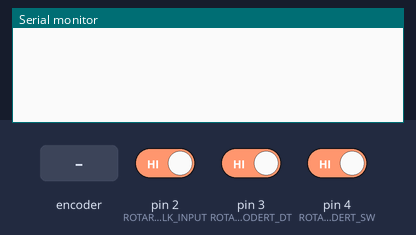
A sketch run on a simulated Arduino Uno, built with avr-gcc and run on an emulated ATmega328P. On the bench: the last lines printed to the serial monitor. The inputs (shaded band) are chosen by the test bench; at power-on: pin 4 (ROTARY_ENCODERT_SW) HIGH, pin 2 (ROTARY_ENCODERT_CLK_INPUT) HIGH, pin 3 (ROTARY_ENCODERT_DT) HIGH.

Above: at 1.2 s.
1.3 s: rotary encoder on pin 2 (ROTARY_ENCODERT_CLK_INPUT) / pin 3 (ROTARY_ENCODERT_DT) turned 1 step (first pin leading)
At 2.3 s:
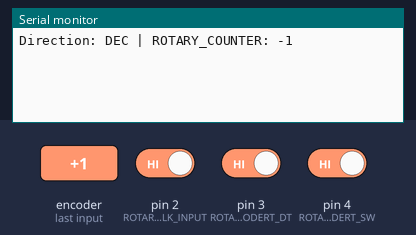
3.0 s: pin 4 (ROTARY_ENCODERT_SW) driven LOW
At 4.2 s:
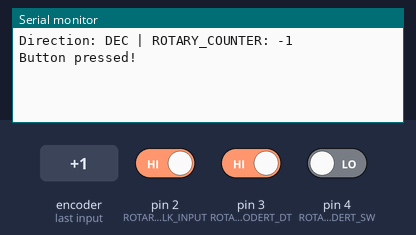
4.5 s: rotary encoder on pin 2 (ROTARY_ENCODERT_CLK_INPUT) / pin 3 (ROTARY_ENCODERT_DT) turned 2 steps (second pin leading)
At 5.8 s:
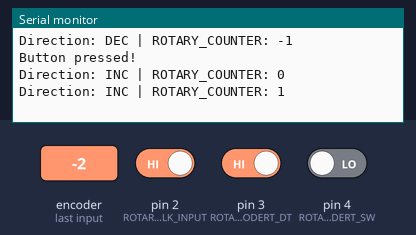

Measured:
- after the input at 1.3 s, the serial monitor: prints a new line after 0.05 s (image 1)
- after the input at 3.0 s, the serial monitor: prints a new line at once (image 2)
- after the input at 4.5 s, the serial monitor: prints a new line after 0.08 s (image 3)

The sketch:

test.ino
```cpp
// Rotary Encoder Inputs
#define ROTARY_ENCODERT_CLK_INPUT 2
#define ROTARY_ENCODERT_DT 3
#define ROTARY_ENCODERT_SW 4

// rotary encoder states
int ROTARY_COUNTER = 0;
int ROTARY_ENCODER_CURRENT_STATE_CLK;
int ROTARY_ENCODER_LAST_STATE_CLK;
int ROTARY_ENCODER_HAS_CHANGED = 0;
String ROTARY_ENCODER_DIRECTION ="";
unsigned long ROTARY_ENCODER_BUTTON_LAST_STATE = 0;

void setup() {
  pinMode(ROTARY_ENCODERT_CLK_INPUT,INPUT);
  pinMode(ROTARY_ENCODERT_DT,INPUT);
  pinMode(ROTARY_ENCODERT_SW, INPUT_PULLUP);

  Serial.begin(9600);

  ROTARY_ENCODER_LAST_STATE_CLK = digitalRead(ROTARY_ENCODERT_CLK_INPUT);
}

/*
  Check rotary encoder current state
*/
void rotary_encoder_get_status(){
  ROTARY_ENCODER_CURRENT_STATE_CLK = digitalRead(ROTARY_ENCODERT_CLK_INPUT);

  // CHECK IF STATE CHANGE
  if (ROTARY_ENCODER_CURRENT_STATE_CLK != ROTARY_ENCODER_LAST_STATE_CLK  && ROTARY_ENCODER_CURRENT_STATE_CLK == 1){
    if (digitalRead(ROTARY_ENCODERT_DT) != ROTARY_ENCODER_CURRENT_STATE_CLK) {
      // DECREMENT
      ROTARY_COUNTER --;
      ROTARY_ENCODER_DIRECTION ="DEC";
    } else {
      // INCREMENT
      ROTARY_COUNTER ++;
      ROTARY_ENCODER_DIRECTION ="INC";
    }
    ROTARY_ENCODER_HAS_CHANGED = 1;
  }

  // STORE STATE
  ROTARY_ENCODER_LAST_STATE_CLK = ROTARY_ENCODER_CURRENT_STATE_CLK;

  // ROTARY ENCODER BUTTON CHECK
  if (digitalRead(ROTARY_ENCODERT_SW) == LOW) {
    if (millis() - ROTARY_ENCODER_BUTTON_LAST_STATE > 50) {
      Serial.println("Button pressed!");
    }
    ROTARY_ENCODER_BUTTON_LAST_STATE = millis();
  }
}

void loop() {
  rotary_encoder_get_status();

  // DEBUG ENCODER
  if(ROTARY_ENCODER_HAS_CHANGED == 1){
    Serial.print("Direction: ");
    Serial.print(ROTARY_ENCODER_DIRECTION);
    Serial.print(" | ROTARY_COUNTER: ");
    Serial.println(ROTARY_COUNTER);
    ROTARY_ENCODER_HAS_CHANGED = 0;
  }
  delay(1);
}
```
